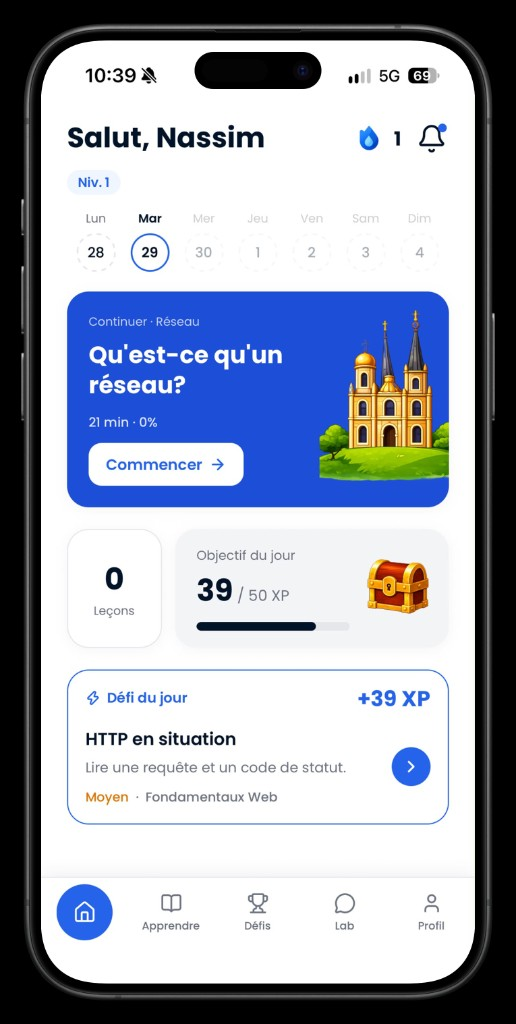
#> input picture images/screen-home.jpg, 516 x 1024 px
$ python strip_black_bg.py
#> lines starting #> are read from the running program, lines starting #| are printed output that depends on the picture
from PIL import Image
from collections import deque
import os

ROOT = os.path.dirname(os.path.abspath(__file__))
FILES = [
    "screen-home.jpg",
    "screen-apprendre.jpg",
    "screen-defis.jpg",
    "screen-lab.jpg",
    "screen-profil.png",
]


def remove_black_bg(path: str, out_path: str, threshold: int = 30) -> None:
#> called with path = 'images/screen-home.jpg', out_path = 'images/screen-home.png', threshold = 30
    im = Image.open(path).convert("RGBA")
    pixels = im.load()
    w, h = im.size
#> w = 516; h = 1024

    def is_bg(p):
        r, g, b, _a = p
        return r <= threshold and g <= threshold and b <= threshold

    visited = [[False] * h for _ in range(w)]
    q = deque()

    for x in range(w):
        q.append((x, 0))
        q.append((x, h - 1))
    for y in range(h):
        q.append((0, y))
        q.append((w - 1, y))

    while q:
        x, y = q.popleft()
        if x < 0 or y < 0 or x >= w or y >= h or visited[x][y]:
            continue
        visited[x][y] = True
        if not is_bg(pixels[x, y]):
            continue
        pixels[x, y] = (0, 0, 0, 0)
        q.extend(((x + 1, y), (x - 1, y), (x, y + 1), (x, y - 1)))
#> after the loop, visited = 516 items

    # Soften jagged edges: fade near-black pixels that touch transparency
    to_fade = []
    for x in range(w):
        for y in range(h):
            r, g, b, a = pixels[x, y]
            if a == 0:
                continue
            if r > 55 or g > 55 or b > 55:
                continue
            for dx, dy in ((1, 0), (-1, 0), (0, 1), (0, -1)):
                nx, ny = x + dx, y + dy
                if 0 <= nx < w and 0 <= ny < h and pixels[nx, ny][3] == 0:
                    # Only fade if this dark pixel is likely exterior fringe,
                    # not the solid phone bezel (which is deeper inside).
                    # Count transparent neighbors in 3x3
                    t = 0
                    for ox in range(-1, 2):
                        for oy in range(-1, 2):
                            px, py = x + ox, y + oy
                            if 0 <= px < w and 0 <= py < h and pixels[px, py][3] == 0:
                                t += 1
                    if t >= 3:
                        to_fade.append((x, y))
                    break
#> after the loop, to_fade = 2305 pairs, first value 21 to 494, second value 24 to 998

    for x, y in to_fade:
        r, g, b, _a = pixels[x, y]
        pixels[x, y] = (r, g, b, 0)
#> this loop made 2305 passes
#> (x, y, r, g, b) on passes 1 to 3: (21, 199, 54, 54, 54), (21, 230, 43, 43, 43), (21, 231, 31, 31, 31)

    # Crop to non-transparent bounds with small padding
    bbox = im.getbbox()
#> bbox = (21, 25, 495, 998)
    if bbox:
        pad = 8
        left = max(0, bbox[0] - pad)
#> left = 13
        top = max(0, bbox[1] - pad)
#> top = 17
        right = min(w, bbox[2] + pad)
#> right = 503
        bottom = min(h, bbox[3] + pad)
#> bottom = 1006
        im = im.crop((left, top, right, bottom))
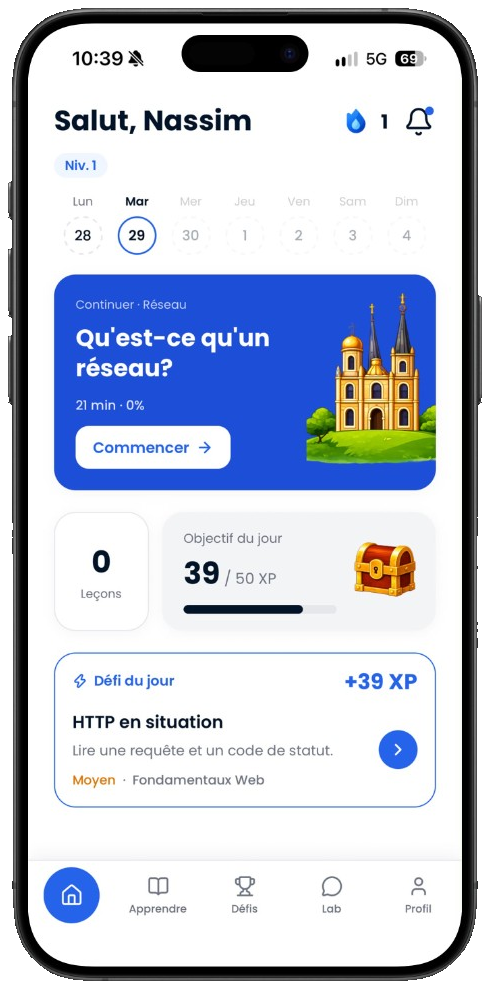
#> im: PIL image 490x989 RGBA; mean R, G, B, A 175.4, 182.3, 197.9, 236.4; transparent parts drawn white

    im.save(out_path, "PNG")
    print(f"OK {os.path.basename(path)} -> {os.path.basename(out_path)} {im.size}")
#| OK screen-home.jpg -> screen-home.png (490, 989)


def main():
    for name in FILES:
        src = os.path.join(ROOT, name)
        out = os.path.join(ROOT, os.path.splitext(name)[0] + ".png")
        remove_black_bg(src, out)
#> pass 2 of the loop in main, `for name in FILES:`:
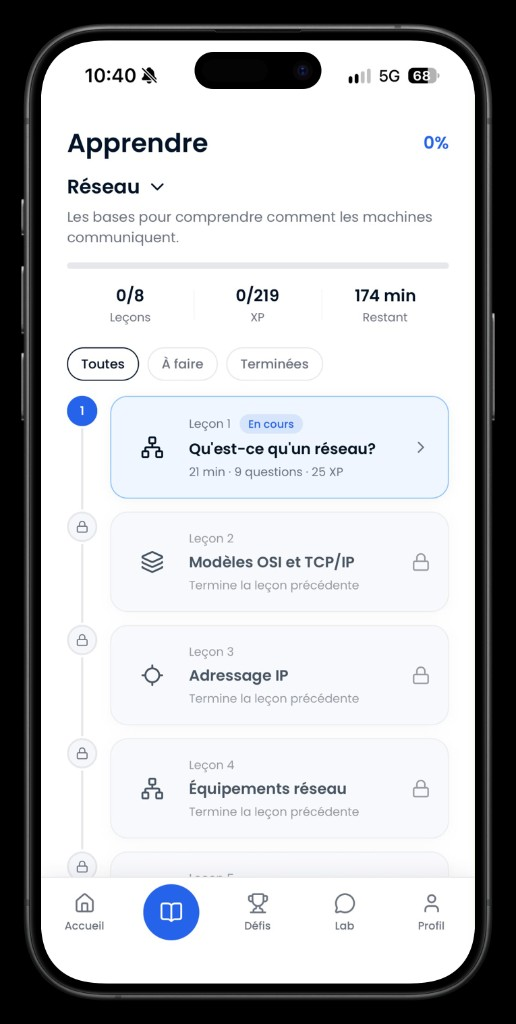
#> input picture images/screen-apprendre.jpg, 516 x 1024 px
#> the loop in remove_black_bg (call 2), `for x, y in to_fade:` made 2305 passes
#> (x, y) on passes 1 to 3: (21, 199), (21, 230), (21, 231)
#> in remove_black_bg (call 2), `im = im.crop((left, top, right, bottom))`:
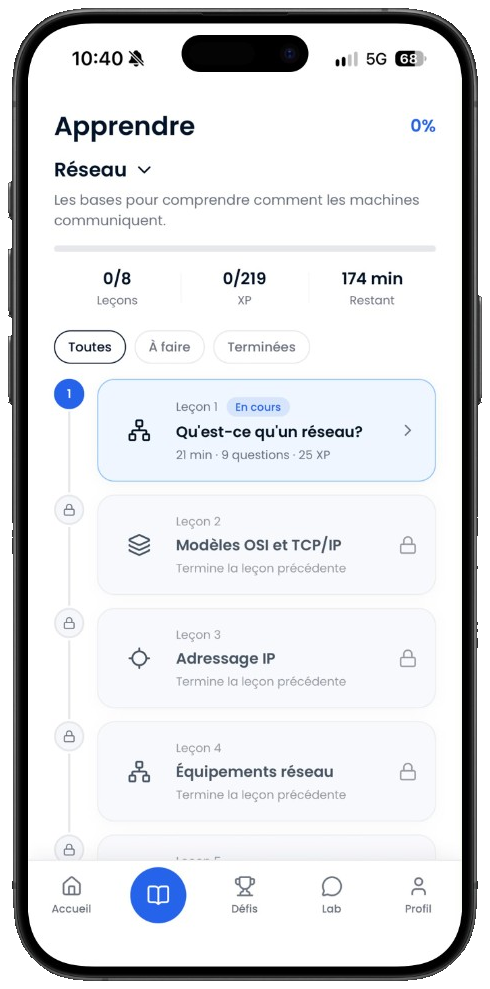
#> im: PIL image 490x989 RGBA; mean R, G, B, A 205.2, 206.7, 209.2, 236.4; transparent parts drawn white
#| OK screen-apprendre.jpg -> screen-apprendre.png (490, 989)
#> pass 3 of the loop in main, `for name in FILES:`:
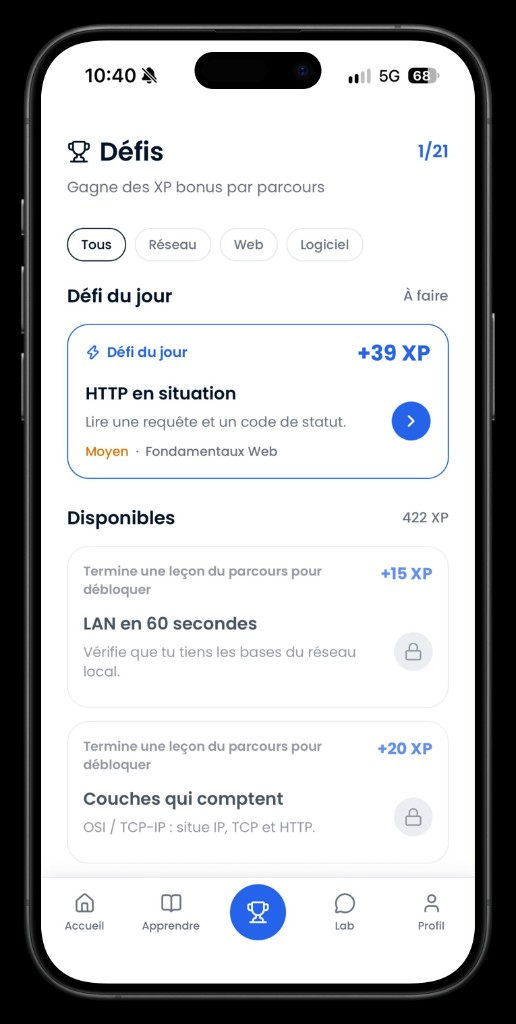
#> input picture images/screen-defis.jpg, 516 x 1024 px
#> the loop in remove_black_bg (call 3), `for x, y in to_fade:` made 2305 passes
#> in remove_black_bg (call 3), `im = im.crop((left, top, right, bottom))`:
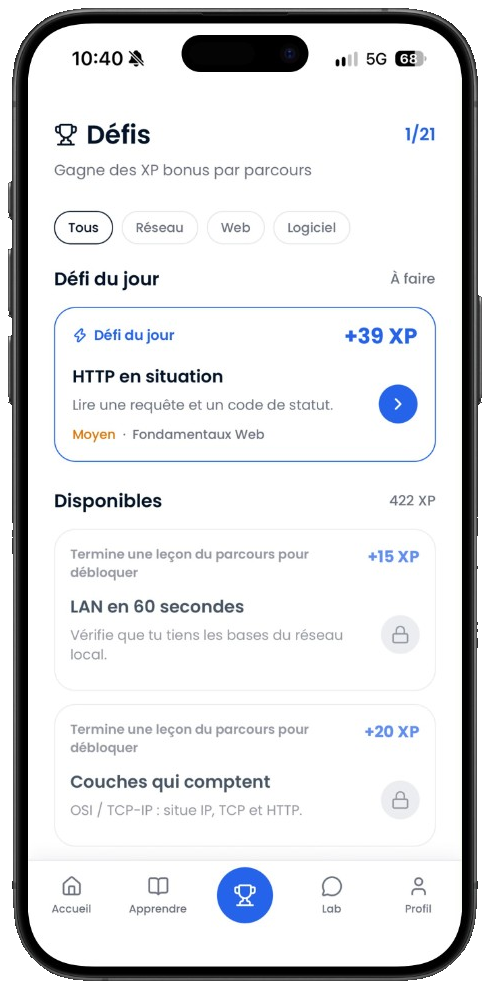
#> im: PIL image 490x989 RGBA; mean R, G, B, A 206.9, 207.9, 209.4, 236.4; transparent parts drawn white
#| OK screen-defis.jpg -> screen-defis.png (490, 989)
#> the loop made 5 passes; the first 3 are shown


if __name__ == "__main__":
    main()
